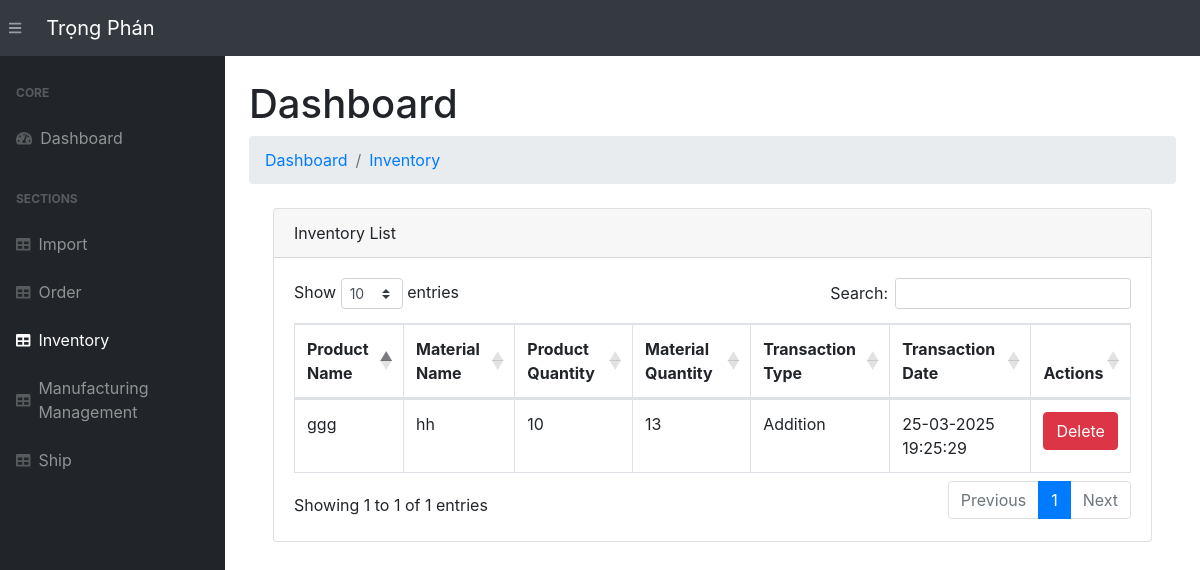
The app's page /inventory/, older data.
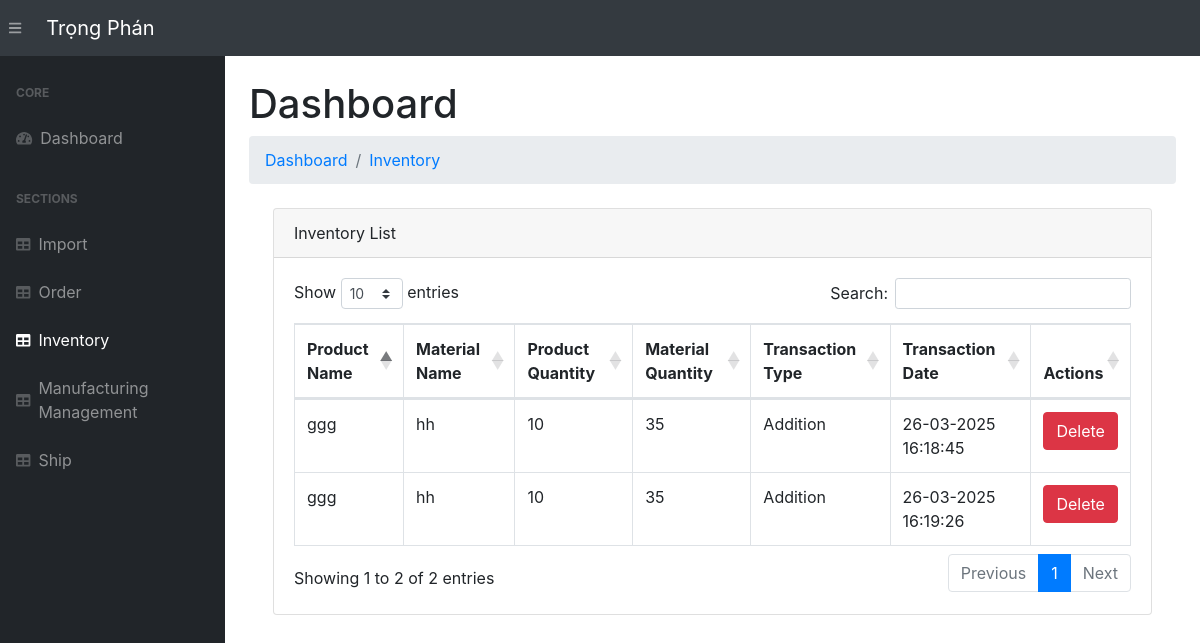
The same page, newer data.
### app.py (models this page shows, shortened)
class Inventory(db.Model):
    __tablename__ = 'inventory'
    stockTran_id = db.Column(db.Integer, primary_key=True)  # Unique ID for the inventory record
    product_name = db.Column(db.String(255), nullable=False)  # Name of the product
    quantity = db.Column(db.Integer, nullable=False, default=0)  # Quantity of the product in stock
    transaction_type = db.Column(db.String(50), nullable=False)  # "Addition" or "Removal"
    transaction_date = db.Column(db.DateTime, default=vietnam_now)  # Date of transaction
    import_id = db.Column(db.Integer, db.ForeignKey('imports.import_id'), nullable=False)  # Foreign Key to Import (raw material)
    import_data = db.relationship('Import', backref='inventory_records', lazy=True)

class Import(db.Model):
    __tablename__ = 'imports'
    import_id = db.Column(db.Integer, primary_key=True)
    material_name = db.Column(db.String(255), nullable=False)
    material_description = db.Column(db.String(255))
    quantity_in_stock = db.Column(db.Integer, default=0)
    reorder_level = db.Column(db.Integer, default=10)
    sup_name = db.Column(db.String(255), nullable=False)
    sup_contact_info = db.Column(db.String(255), nullable=False)
    sup_address = db.Column(db.String(255), nullable=False)

### app.py (the view)
@app.route('/inventory/')
def view_inventory():
    inventory = Inventory.query.all()
    imports = Import.query.all()
    return render_template("inventory.html", inventory=inventory, imports=imports)

### templates/inventory.html (shortened to what this page needs)
{% extends 'base.html' %}
{% block content %}
<main>
    <div class="container-fluid">
        <h1 class="mt-4">Dashboard</h1>
        <ol class="breadcrumb mb-4">
            <li class="breadcrumb-item"><a href="/">Dashboard</a></li>
            <li class="breadcrumb-item"><a href="/inventory/">Inventory</a></li>
        </ol>
        <div class="container-fluid">
            <div class="card mb-4">
                <div class="card-header">Inventory List</div>
                <div class="card-body">
                    <table class="table table-bordered" id="dataTable" width="100%" cellspacing="0">
                        <thead>
                            <tr>
                                <th>Product Name</th>
                                <th>Material Name</th>
                                <th>Product Quantity</th>
                                <th>Material Quantity</th>
                                <th>Transaction Type</th>
                                <th>Transaction Date</th>
                                <th>Actions</th>
                            </tr>
                        </thead>
                        <tbody>
                            {% for item in inventory %}
                                <tr>
                                    <td>{{ item.product_name }}</td>
                                    <td>{{ item.import_data.material_name }}</td>
                                    <td>{{ item.quantity }}</td>
                                    <td>
                                        {% if item.import_data.quantity_in_stock < item.import_data.reorder_level %}
                                            <span class="text-danger">Stock data unavailable. Please update inventory records.</span>
                                        {% else %}
                                            {{ item.import_data.quantity_in_stock }}
                                        {% endif %}
                                    </td>
                                    <td>{{ item.transaction_type }}</td>
                                    <td>{{ item.transaction_date.strftime('%d-%m-%Y %H:%M:%S') }}</td>
                                    <td>
                                        <form action="{{ url_for('delete_inventory', inventory_id=item.stockTran_id) }}" method="POST" style="display:inline;">
                                            <button type="submit" class="btn btn-danger" onclick="return confirm('Are you sure you want to delete this inventory item?')">Delete</button>
                                        </form>
                                    </td>
                                </tr>
                            {% endfor %}
                        </tbody>
                    </table>
                </div>
            </div>
        </div>
    </div>
</main>
{% endblock %}

### templates/base.html (shortened to what this page needs)
<!DOCTYPE html>
<html lang="en">
<head>
    <link rel="stylesheet" href="{{ url_for('static', filename='css/bootstrap/styles.css')}}">
    <link href="https://cdn.datatables.net/1.10.20/css/dataTables.bootstrap4.min.css" rel="stylesheet" />
</head>
<body class="sb-nav-fixed">
    <nav class="sb-topnav navbar navbar-expand navbar-dark bg-dark">
        <button class="btn btn-link btn-sm order-1 order-lg-0" id="sidebarToggle" href="#"><i class="fas fa-bars"></i></button>
        <a class="navbar-brand" href="/">Trọng Phán</a>
    </nav>
    <div id="layoutSidenav">
        <div id="layoutSidenav_nav">
            <nav class="sb-sidenav accordion sb-sidenav-dark" id="sidenavAccordion">
                <div class="sb-sidenav-menu">
                    <div class="nav">
                        <div class="sb-sidenav-menu-heading">Core</div>
                        <a class="nav-link" href="/">
                            <div class="sb-nav-link-icon"><i class="fas fa-tachometer-alt"></i></div>
                            Dashboard
                        </a>
                        <div class="sb-sidenav-menu-heading">Sections</div>
                        <a class="nav-link" href="/import/">
                            <div class="sb-nav-link-icon"><i class="fas fa-table"></i></div>
                            Import
                        </a>
                        <a class="nav-link" href="/order/">
                            <div class="sb-nav-link-icon"><i class="fas fa-table"></i></div>
                            Order
                        </a>
                        <a class="nav-link" href="/inventory/">
                            <div class="sb-nav-link-icon"><i class="fas fa-table"></i></div>
                            Inventory
                        </a>
                        <a class="nav-link" href="/view-product-batches/">
                            <div class="sb-nav-link-icon"><i class="fas fa-table"></i></div>
                            Manufacturing Management
                        </a>
                        <a class="nav-link" href="/shipping-list/">
                            <div class="sb-nav-link-icon"><i class="fas fa-table"></i></div>
                            Ship
                        </a>
                    </div>
                </div>
            </nav>
        </div>
        <div id="layoutSidenav_content">
            {% block content %}{% endblock %}
        </div>
    </div>
</body>
</html>

Row changes from the older to the newer data that the page shows:
removed Inventory: product_name "ggg", import_data.material_name "hh", quantity "10", import_data.quantity_in_stock "13", transaction_type "Addition", transaction_date "25-03-2025 19:25:29"
added Inventory: product_name "ggg", import_data.material_name "hh", quantity "10", import_data.quantity_in_stock "35", transaction_type "Addition", transaction_date "26-03-2025 16:18:45"
added Inventory: product_name "ggg", import_data.material_name "hh", quantity "10", import_data.quantity_in_stock "35", transaction_type "Addition", transaction_date "26-03-2025 16:19:26"
Text that changed along with them:
text written by a page script: "Show entries Search: Showing 1 to 1 of 1 entries Previous 1 Next" → "Show entries Search: Showing 1 to 2 of 2 entries Previous 1 Next"
